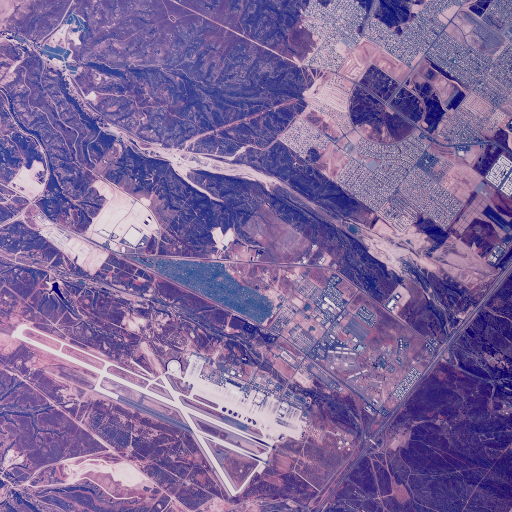
#> input picture images/2.1.01.tiff, 512 x 512 px
$ jupyter execute LocalBinaryPattern.ipynb
#> lines starting #> are read from the running program, lines starting #| are printed output that depends on the picture
[cell 1]
import numpy as np
import cv2
import matplotlib.pyplot as plt
path=input("enter absolute path of image")
#> the answer given: images/2.1.01.tiff
#reading image in grascale
imgGray=cv2.imread(path,0)
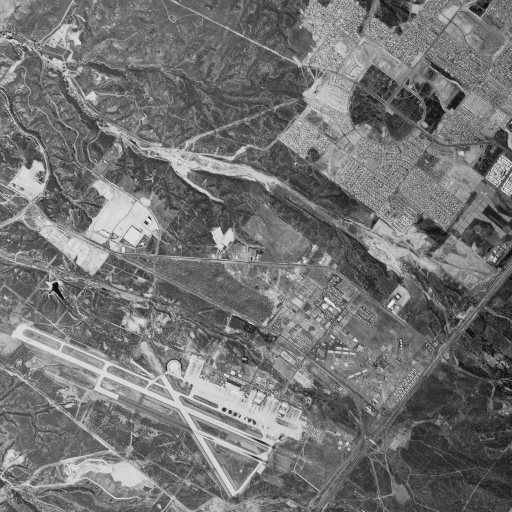
#> imgGray: shape (512, 512); min 12, max 229, mean 115.5
row,col=imgGray.shape
#> row = 512; col = 512
#padding image with zeros on the boundaries
padImg=np.zeros((row+2,col+2),dtype=np.uint8)
padImg[1:row+1,1:col+1]=imgGray
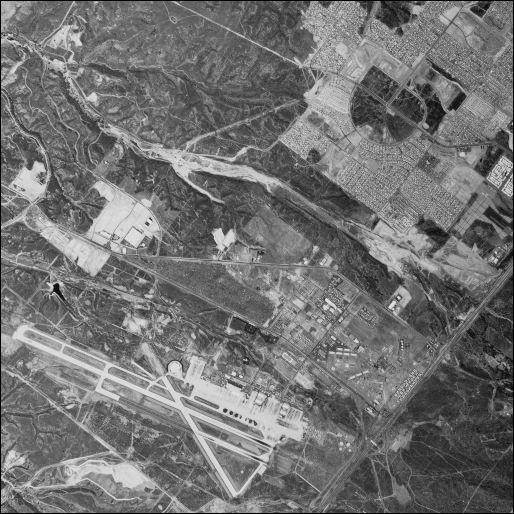
#> padImg: shape (514, 514); min 0, max 229, mean 114.6
#taking the wight matrix for calculating the resultant intensity
weight=np.array([[128,64,32],[1,0,16],[2,4,8]])
#empty matrix that will store the lbp
lbpImg=np.zeros((row,col),dtype=np.uint8)
for i in range(0,row):
    for j in range(0,col):
        val=np.greater_equal(padImg[i:i+3,j:j+3],padImg[i+1,j+1])&1  #comparing the surrounding 8 values and performing bitwise AND to get 1 where the value is greater and 0 otherwise
        lbpImg[i,j]=np.sum(val*weight)    #just multiplying each weights to the corresponding binary pattern and getting the sum
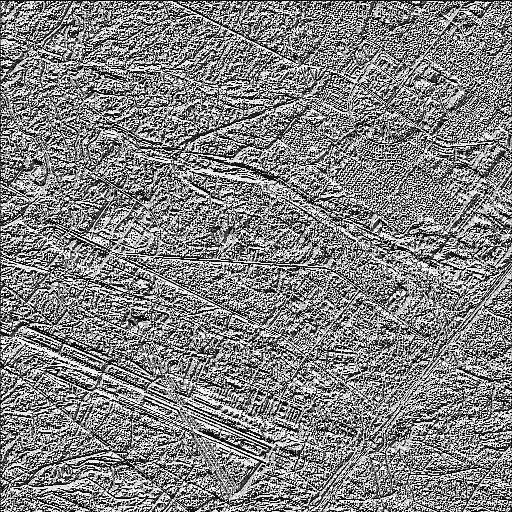
#> lbpImg: shape (512, 512); min 0, max 255, mean 130.8

#plotting the images
plt.figure(figsize=(10,10))
plt.subplot(1,2,1)
plt.imshow(lbpImg,cmap='gray')
plt.subplot(1,2,2)
plt.imshow(imgGray,cmap='gray')
plt.show()
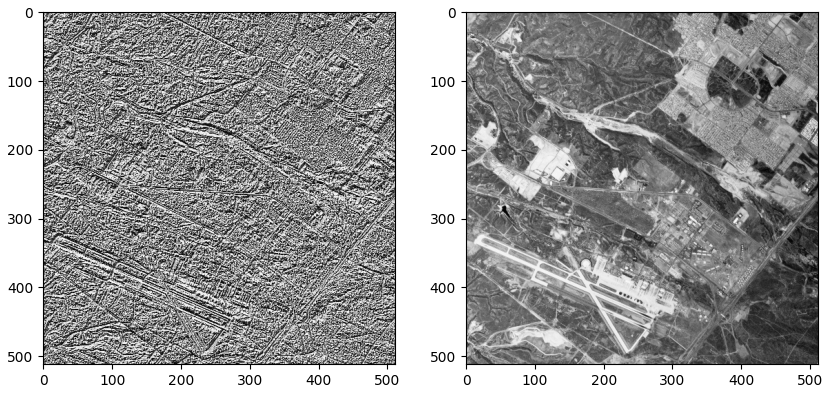
#> figure drawn by matplotlib, 2 panels

$ run again, on images/2.1.03.tiff
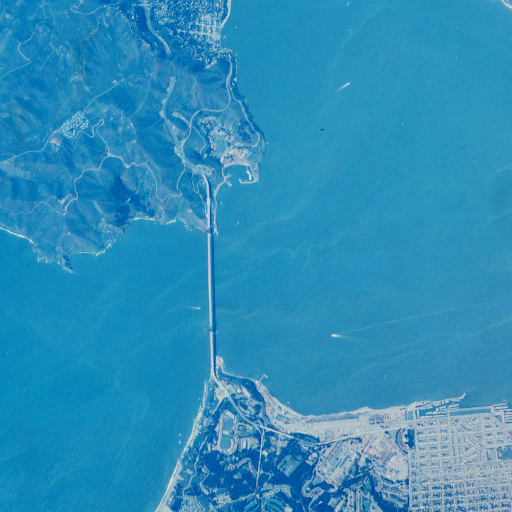
#> input picture images/2.1.03.tiff, 512 x 512 px
#> after the loop `for i in range(0,row):`:
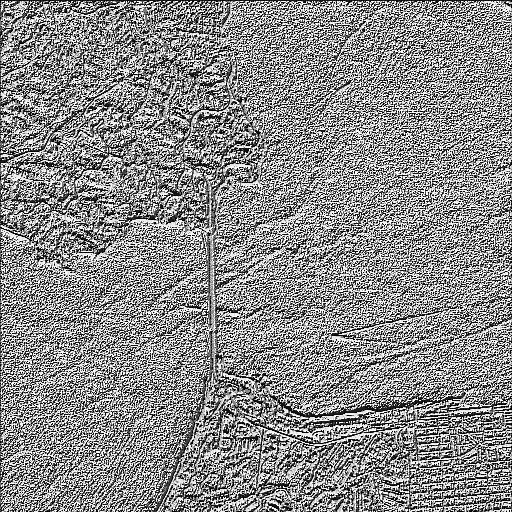
#> lbpImg: shape (512, 512); min 0, max 255, mean 138.9
#> `plt.show()`:
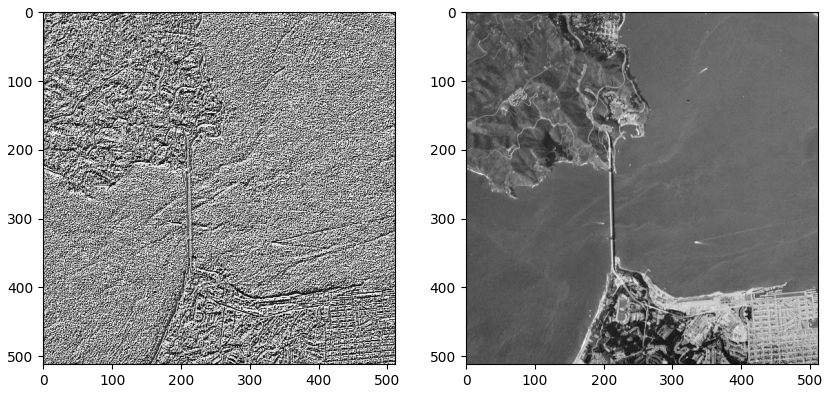
#> figure drawn by matplotlib, 2 panels

$ run again, on images/2.1.04.tiff
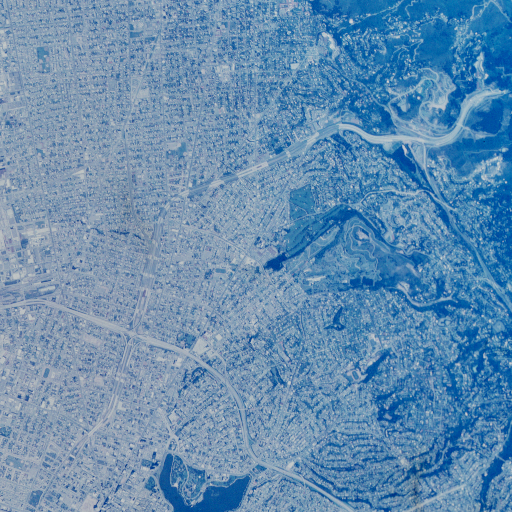
#> input picture images/2.1.04.tiff, 512 x 512 px
#> after the loop `for i in range(0,row):`:
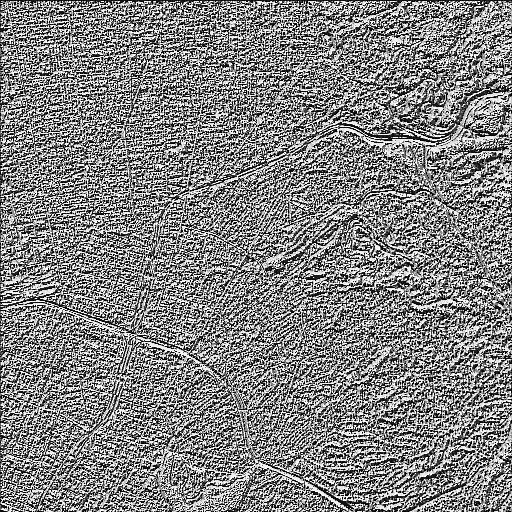
#> lbpImg: shape (512, 512); min 0, max 255, mean 131.1
#> `plt.show()`:
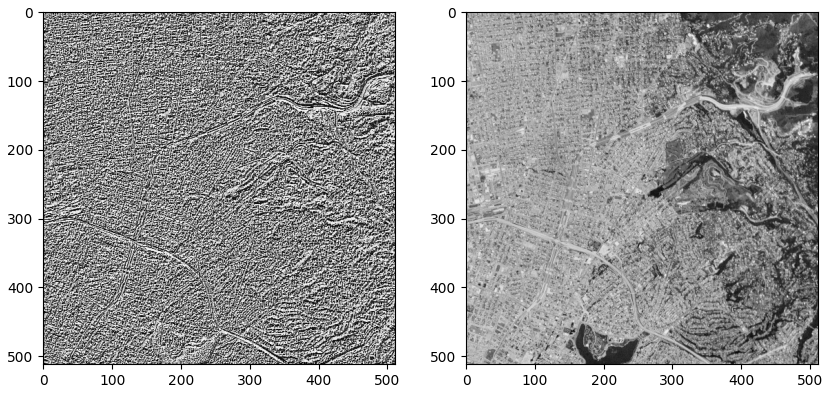
#> figure drawn by matplotlib, 2 panels

$ run again, on images/2.1.05.tiff
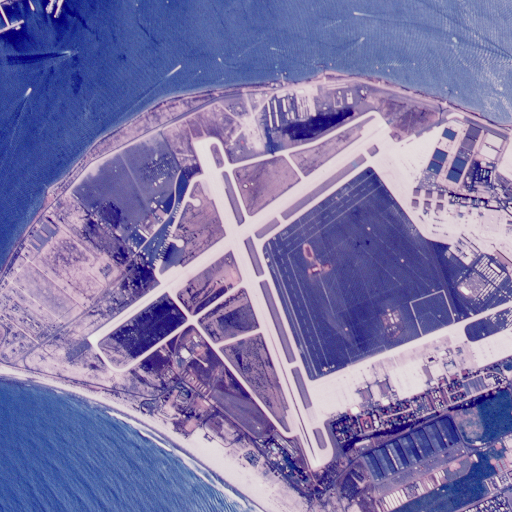
#> input picture images/2.1.05.tiff, 512 x 512 px
#> after the loop `for i in range(0,row):`:
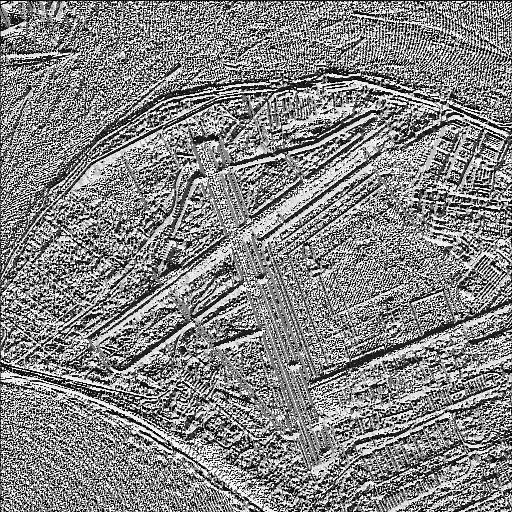
#> lbpImg: shape (512, 512); min 0, max 255, mean 133.2
#> `plt.show()`:
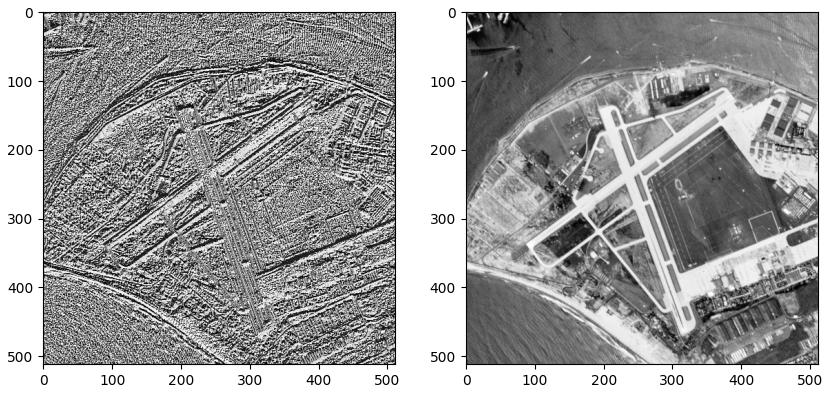
#> figure drawn by matplotlib, 2 panels
